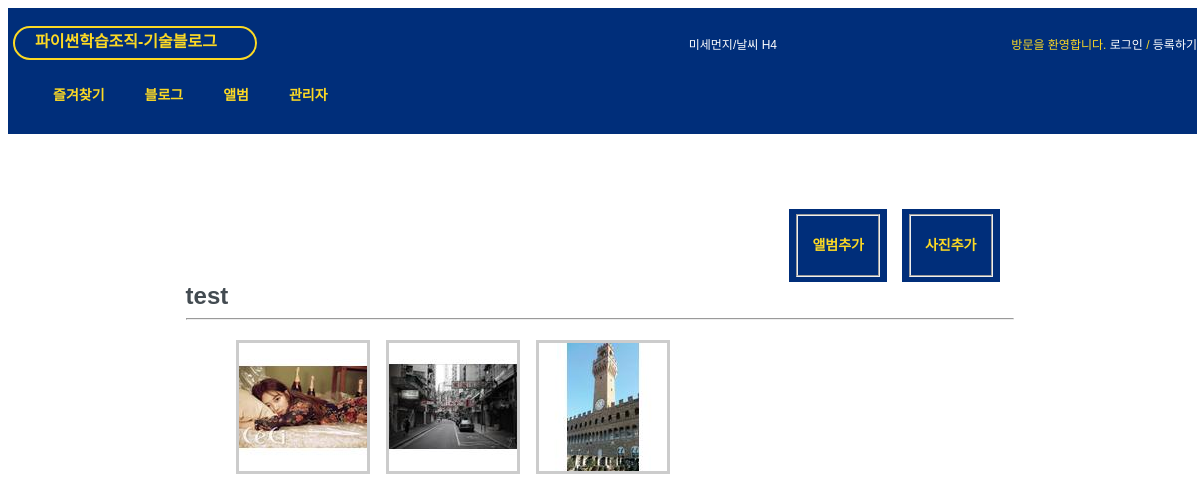
Before: /photo/ with the older database file.
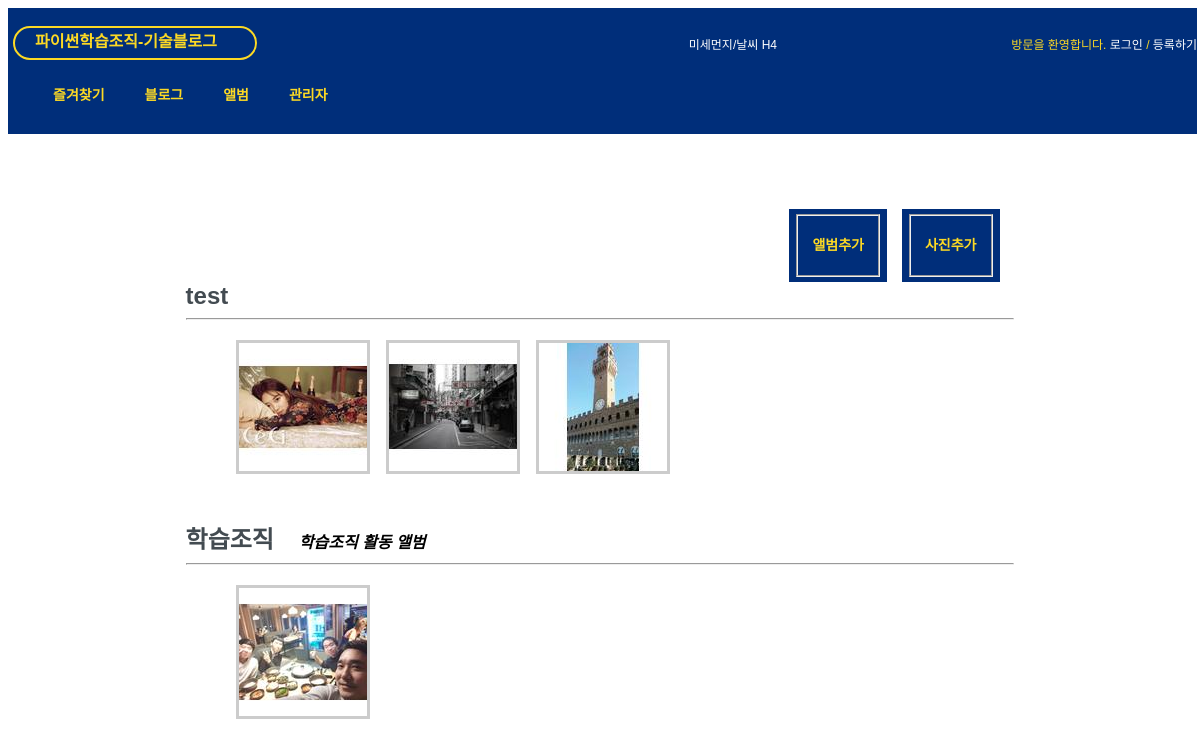
After: the same page with the newer database file.
### photo/models.py (models this page shows, shortened)
@python_2_unicode_compatible
class Album(models.Model):
	name = models.CharField(max_length=50)
	description = models.CharField('One Line Description', max_length=100, blank=True)
	owner = models.ForeignKey(User, null=True) # for edit
	class Meta:
		ordering = ['name']

@python_2_unicode_compatible
class Photo(models.Model):
	album = models.ForeignKey(Album)
	title = models.CharField(max_length=50)
	image = ThumbnailImageField(upload_to='photo/%Y/%m')
	description = models.TextField('Photo Description', blank=True)
	upload_date = models.DateTimeField('Upload Date', auto_now_add=True)
	owner = models.ForeignKey(User, null=True) # for edit
	class Meta:
		ordering = ['title']
	def get_absolute_url(self):
		return reverse('photo:photo_detail', args=(self.id,))

### photo/views.py (the view)
class AlbumLV(ListView):
	model = Album

### photo/fields.py (called while the page is built)
def _add_thumb(s):
	parts = s.split(".")
	parts.insert(-1, "thumb")
	if parts[-1].lower() not in ['jpeg','jpg']:
		parts[-1] = 'jpg'
	return ".".join(parts)

	def _get_thumb_url(self):
		return _add_thumb(self.url)

### photo/templates/photo/album_list.html (shortened to what this page needs)
{% extends "base.html" %}
{% load staticfiles %}
{% block extrastyle %}{% static "photo/photo.css" %}{% endblock %}
{% block content %}
<div id ="content">
	<div class="fl_right">
		<div class="content-container" style="position: relative;" onclick="fn_add('photo');"><fieldset><h3 style="text-align:center;color:rgba(252,217,36,1);">사진추가</h3></fieldset></div>
	</div>
    <div class="fl_right">
		<div class="content-container" style="position: relative;" onclick="fn_add('album');"><fieldset><h3 style="text-align:center;color:rgba(252,217,36,1);">앨범추가</h3></fieldset></div>
	</div>
	{% for item in object_list %}
	<div class="clear_float">
		<h2 style="display:inline;"><a href="{% url 'photo:album_detail' item.id %}">{{ item.name }}</a></h2>
		<b><i>{{ item.description }}</i></b>
	</div>
	<hr/>
	<div class="album-list">
		{% for photo in item.photo_set.all|slice:":5" %}
		<div class="album-list-photo">
			<a href="{{ photo.get_absolute_url }}">
				<img class="thumbnail" src="{{ photo.image.thumb_url }}" />
			</a>
		</div>
		{% endfor %}
	</div>
	{% endfor %}
</div>
{% endblock %}

Changed rows visible on the page:
added Album: name "학습조직", description "학습조직 활동 앨범"
added Photo: shows a picture, shown under "학습조직"
